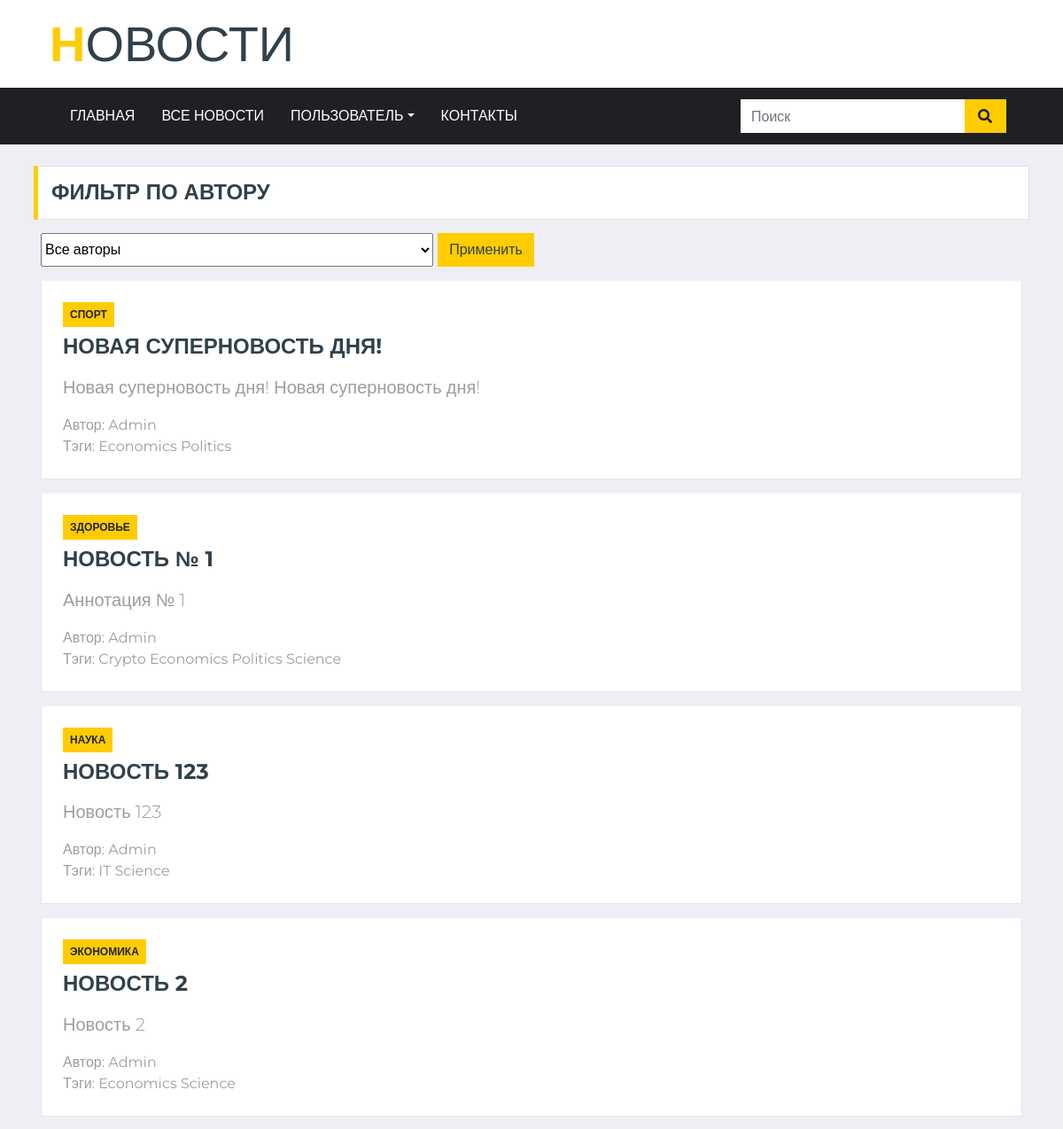
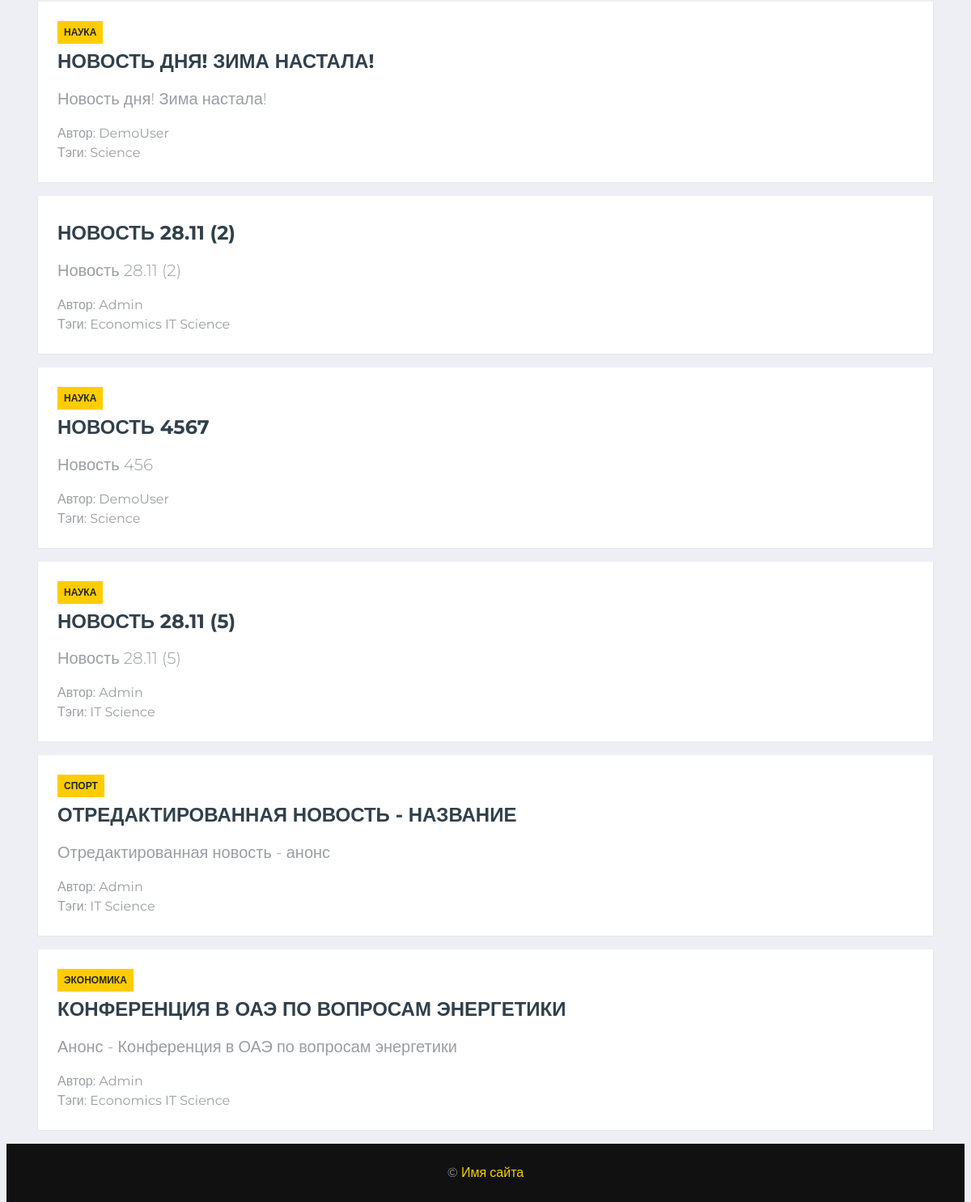
The page /news1/ on the database its author committed (2 pictures, top to bottom).
### news1/models.py (models this page shows, shortened)
class Article(models.Model):
    categories = (('Экономика', 'Economics'),
                  ('Наука', 'Science'),
                  ('Спорт', 'Sport'),
                  ('Политика', 'Policy'),
                  ('Здоровье', 'Health'),
                  ('Путешествия', 'Travel'))
    author = models.ForeignKey(User, on_delete=models.SET_NULL, null=True, verbose_name='Автор')
    title = models.CharField('Название', max_length=50, default='')
    anouncement = models.TextField('Аннотация', max_length=250)
    text = models.TextField('Текст новости')
    date = models.DateTimeField('Дата публикации', auto_now=True)
    category = models.CharField(choices=categories, max_length=20, verbose_name='Категории')
    tags = models.ManyToManyField(to=Tag, blank=True, verbose_name='Тэги')
    slug = models.SlugField()
    class Meta:
        ordering = ['date']
        verbose_name= 'Новость'
        verbose_name_plural='Новости'

class Tag(models.Model):
    title = models.CharField(max_length=80)
    status = models.BooleanField(default=True)
    class Meta:
        ordering = ['title','status']
        verbose_name= 'Тэг'
        verbose_name_plural='Тэги'

### news1/views.py (the view)
# urls.py: path('', views.all_news, name='news_index'),
def all_news(request):
    articles = Article.objects.all()
    a = articles.first()
    categories = Article.categories
    context={'today_articles': articles}
    author_list = User.objects.all()
    selected = 0
    if request.method=="POST":
        print(request.POST)
        selected = int(request.POST.get('author_filter'))
        if selected == 0:
            articles = Article.objects.all()
        else:
            articles = Article.objects.filter(author=selected)
        print(connection.queries)
    else:
        articles = Article.objects.all()
    context = {'articles': articles, 'author_list':author_list,'selected':selected,'categories':categories, }
    return render(request,'news1/all_news.html',context)

### news1/templates/news1/all_news.html (shortened to what this page needs)
<!DOCTYPE html>
{% load static %}
<html lang="ru">
<head>
    <link href="https://cdnjs.cloudflare.com/ajax/libs/font-awesome/5.15.0/css/all.min.css" rel="stylesheet">
    <link href="{% static 'news_portal/' %}lib/owlcarousel/assets/owl.carousel.min.css" rel="stylesheet">
    <link href="{% static 'news_portal/' %}css/style.css" rel="stylesheet">
</head>
<body>
{% include 'news_portal/navbar.html' %}
    <br>
    <div class="container-fluid">
        <div class="container">
            <div class="row">
                <div class="col-lg-12">
                    <div class="row">
                        <div class="col-12">
                            <div class="section-title">
                                <h4 class="m-0 text-uppercase font-weight-bold">Фильтр по автору</h4>
                            </div>
                            <div class="form-group col-12">
                            <form method="post">
                                <div class="input-group">
                                     <select class="form-select" name="author_filter" style="width:40%">
                                          <option value="0">Все авторы</option>
                                     </select>
                                     <span class="input-group-btn">
                                         <input type="submit" class="btn" value="Применить" style="margin: 0 5px; background-color: #fc0; color: #31404B">
                                     </span>
                                </div>
                            </form>
                            </div>
                        {% for article in articles %}
                        <div class="col-lg-12">
                            <div class="position-relative mb-3">
                                <div class="bg-white border border-top-0 p-4">
                                    <div class="mb-2">
                                        <a class="badge badge-primary text-uppercase font-weight-semi-bold p-2 mr-2"
                                            href="#">{{ article.category }}</a>
                                    </div>
                                    <a class="h4 d-block mb-3 text-secondary text-uppercase font-weight-bold" href="{% url 'news_detail' article.pk %}">{{ article.title }}</a>
                                    <p class="lead my-3">{{ article.anouncement }}</p>
                                    <p class="m-0">Автор: {{ article.author }}</p>
                                    <p class="m-0">Тэги: {% for t in article.tags.all %} {{ t.title }} {% endfor %}</p>
                                </div>
                            </div>
                        </div>
                        {% endfor %}
                    </div>
                </div>
            </div>
        </div>
    </div>
{% block footer %} {% include 'news_portal/footer.html' %} {% endblock %}
</body>
</html>

### rows shown on the page
Article: category "СПОРТ", title "НОВАЯ СУПЕРНОВОСТЬ ДНЯ!", anouncement "Новая суперновость дня! Новая суперновость дня!", author "Admin"
Tag: title "Economics"
Tag: title "Politics"
Article: category "ЗДОРОВЬЕ", title "НОВОСТЬ № 1", anouncement "Аннотация № 1", author "Admin"
Tag: title "Crypto"
Tag: title "Science"
Article: category "НАУКА", title "НОВОСТЬ 123", anouncement "Новость 123", author "Admin"
Tag: title "IT"
Article: category "ЭКОНОМИКА", title "НОВОСТЬ 2", anouncement "Новость 2", author "Admin"
Article: category "НАУКА", title "НОВОСТЬ ДНЯ! ЗИМА НАСТАЛА!", anouncement "Новость дня! Зима настала!", author "DemoUser"
Article: title "НОВОСТЬ 28.11 (2)", anouncement "Новость 28.11 (2)", author "Admin"
Article: category "НАУКА", title "НОВОСТЬ 4567", anouncement "Новость 456", author "DemoUser"
Article: category "НАУКА", title "НОВОСТЬ 28.11 (5)", anouncement "Новость 28.11 (5)", author "Admin"
Article: category "СПОРТ", title "ОТРЕДАКТИРОВАННАЯ НОВОСТЬ - НАЗВАНИЕ", anouncement "Отредактированная новость - анонс", author "Admin"
Article: category "ЭКОНОМИКА", title "КОНФЕРЕНЦИЯ В ОАЭ ПО ВОПРОСАМ ЭНЕРГЕТИКИ", anouncement "Анонс - Конференция в ОАЭ по вопросам энергетики", author "Admin"
